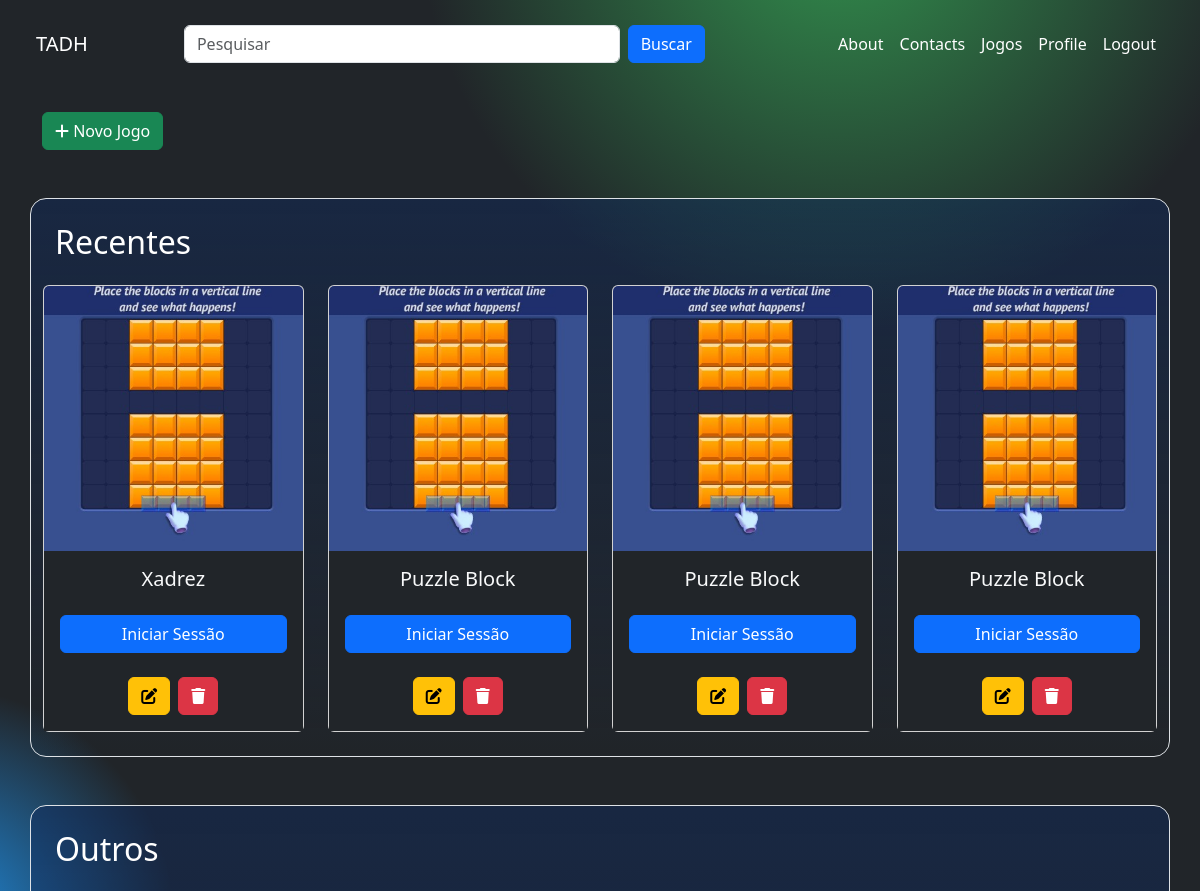
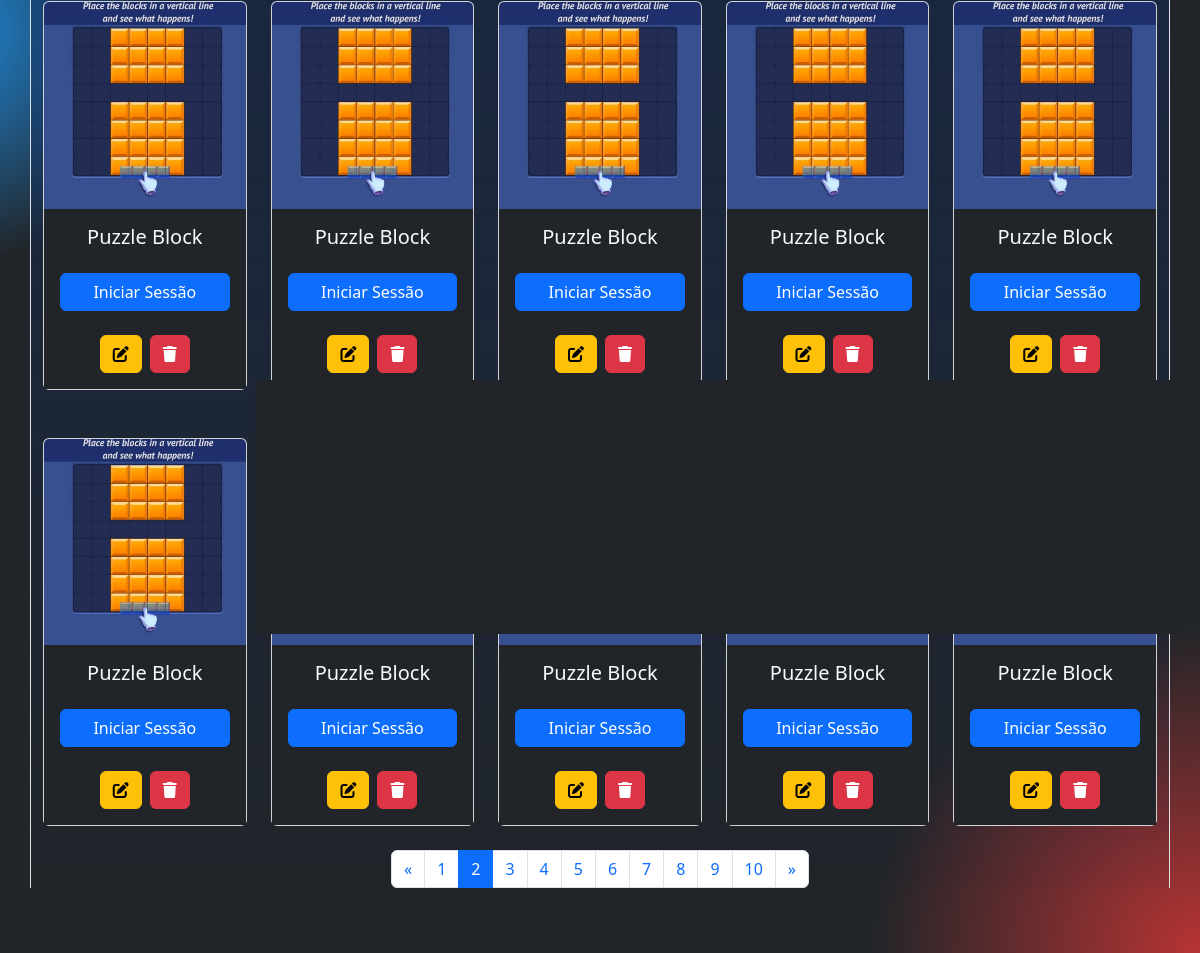
/jogos/?page=2 (signed in), run on the app's committed database (2 pictures, top to bottom).
### jogos/models.py (models this page shows, shortened)
class Jogo(models.Model):
    CATEGORIAS = [
        ("recentes", "Recentes"),
        ("outros", "Outros"),
    ]
    titulo = models.CharField(max_length=100)
    descricao = models.TextField()
    imagem = models.ImageField(upload_to="jogos/")
    url_jogo = models.URLField()
    categoria = models.CharField(max_length=10, choices=CATEGORIAS, default="outros")

### jogos/views.py (the view)
# urls.py: path("jogos/", views.jogos_list, name="jogos"),
@login_required(login_url="login")
def jogos_list(request):
    recentes = Jogo.objects.filter(categoria="recentes").order_by("-id")[:4]
    outros_list = Jogo.objects.filter(categoria="outros").order_by("-id")
    q = request.GET.get('q', '').strip()
    term = " ".join(q.split())
    if q != "":
        outros_list = outros_list.filter(
            Q(titulo__icontains=term)
        )
    paginator = Paginator(outros_list, 10)  # Show 8 items per page
    page_number = request.GET.get('page', 1)
    outros = paginator.get_page(page_number)
    jogos_page = True
    context = {
        "recentes": recentes,
        "outros": outros,
        "paginator": paginator,
        "jogos_page": jogos_page
    }
    return render(request, "pages/jogos.html", context)

### jogos/templates/pages/jogos.html (shortened to what this page needs)
{% extends 'base.html' %}
{% block permissions %}
  {% load permission_tags %}
{% endblock permissions %}
{% block content %}
{% if user|has_role:'Admin' %}
<div class="container mt-4">
    <a href="{% url 'criar_jogo' %}" class="btn btn-success">
      <i class="fas fa-plus"></i> Novo Jogo
    </a>
</div>
{% endif %}
    <div class="container mt-5 recents rounded-4 p-4 border">
        <h1 class="mb-4 fs-2 ms-0">Recentes</h1>
        <div class="row g-4" style="display: grid; grid-template-columns: repeat(auto-fit, minmax(200px, 1fr)); gap: 1.5rem;">
            {% for jogo in recentes %}
            <div class="card p-0 z-index-1 card-jogo">
                <img src="{{ jogo.imagem.url }}" class="card-img-top" alt="{{ jogo.titulo }}">
                <div class="card-body bg-dark text-center">
                    <h5 class="card-title text-light mb-4">{{ jogo.titulo }}</h5>
                    <a href="{% url 'acessar_jogo' id=jogo.id %}" class="btn btn-primary w-100">Iniciar Sessão</a>
                    {% if user|has_role:'Admin' %}
                    <div class="d-flex justify-content-center
                    gap-2 mt-4">
                        {% if user|has_role:'Admin' %}
                        <a href="{% url 'editar_jogo' jogo.id %}" class="btn btn-warning">
                          <i class="fas fa-edit"></i>
                        </a>
                        <button type="button" class="btn btn-danger" data-bs-toggle="modal" data-bs-target="#confirmDeleteModal-{{ jogo.id }}">
                            <i class="fas fa-trash"></i>
                        </button>
                      </div>
                      {% endif %}
                      {% endif %}
                </div>
            </div>
            {% endfor %}
        </div>
    </div>
    <div class="container mt-5 recents rounded-4 p-4 border  mb-4">
        <h1 class="mb-4 fs-2 ms-0">Outros</h1>
        <div class="row g-4" style="display: grid; grid-template-columns: repeat(auto-fit, minmax(200px, 1fr)); gap: 1.5rem;">
            {% for jogo in outros %}
            <div class="card p-0 mw-30">
                <img src="{{ jogo.imagem.url }}" class="card-img-top" alt="{{ jogo.titulo }}">
                <div class="card-body bg-dark text-center">
                    <h5 class="card-title text-light mb-4">{{ jogo.titulo }}</h5>
                    <a href="{% url 'acessar_jogo' id=jogo.id %}" class="btn btn-primary w-100">Iniciar Sessão</a>
                    {% if user|has_role:'Admin' %}
                    <div class="d-flex justify-content-center gap-2 mt-4">
                        <a href="{% url 'editar_jogo' jogo.id %}" class="btn btn-warning">
                          <i class="fas fa-edit"></i>
                        </a>
                        <button type="button" class="btn btn-danger" data-bs-toggle="modal" data-bs-target="#confirmDeleteModal-{{ jogo.id }}">
                            <i class="fas fa-trash"></i>
                        </button>
                      </div>
                      {% endif %}
                </div>
            </div>
            {% endfor %}
        </div>
        {% if outros.has_other_pages %}
        <nav aria-label="Page navigation" class="mt-4">
            <ul class="pagination justify-content-center">
                {% if outros.has_previous %}
                <li class="page-item">
                    <a class="page-link" href="?page={{ outros.previous_page_number }}" aria-label="Previous">
                        <span aria-hidden="true">&laquo;</span>
                    </a>
                </li>
                {% endif %}
                {% for page_num in paginator.page_range %}
                    {% if page_num == outros.number %}
                    <li class="page-item active">
                        <span class="page-link">{{ page_num }}</span>
                    </li>
                    {% else %}
                    <li class="page-item">
                        <a class="page-link" href="?page={{ page_num }}">{{ page_num }}</a>
                    </li>
                    {% endif %}
                {% endfor %}
                {% if outros.has_next %}
                <li class="page-item">
                    <a class="page-link" href="?page={{ outros.next_page_number }}" aria-label="Next">
                        <span aria-hidden="true">&raquo;</span>
                    </a>
                </li>
                {% endif %}
            </ul>
        </nav>
        {% endif %}
    </div>
{% endblock content %}

### jogos/static/css/styles.css (style rules this page uses)
body { background-color: #121212; color: white; background-image: radial-gradient(circle at -5% 50%, rgba(31, 150, 242, 0.9), transparent 15%), radial-gradient(circle at 70% -5%, rgba(52, 159, 82, 0.9), transparent 20%), radial-gradient(circle at 100% 100%, rgba(200, 53, 53, 0.9), transparent 15%); background-size: cover; background-attachment: fixed; }
h1 { font-size: 3rem; color: white; margin-left: 6rem; }
.recents { background: linear-gradient(to bottom, rgba(16, 42, 91, 0.5) 0%, rgba(255, 255, 255, 0) 100%); }
.card-jogo { max-width: 300px; }

### data on the page
Jogo: imagem (picture), titulo "Xadrez"
Jogo: imagem (picture), titulo "Puzzle Block"
Jogo: imagem (picture), titulo "Puzzle Block"
Jogo: imagem (picture), titulo "Puzzle Block"
Jogo: imagem (picture), titulo "Puzzle Block"
Jogo: imagem (picture), titulo "Puzzle Block"
Jogo: imagem (picture), titulo "Puzzle Block"
Jogo: imagem (picture), titulo "Puzzle Block"
Jogo: imagem (picture), titulo "Puzzle Block"
Jogo: imagem (picture), titulo "Puzzle Block"
Jogo: imagem (picture), titulo "Puzzle Block"
Jogo: imagem (picture), titulo "Puzzle Block"
Jogo: imagem (picture), titulo "Puzzle Block"
Jogo: imagem (picture), titulo "Puzzle Block"

### other printed values
{{ page_num }} "1" "3" "4" "5" "6" "7" "8" "9" "10"
{{ page_num }} "2"
